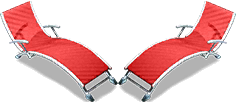
#> input picture patcher_assets/inherited_runtime_images/Furniture/Chaise_red.png, 236 x 102 px, given in place of SlotMachineBlkStd.png, which was not available
$ python resize_b19_selected_assets.py
#> lines starting #> are read from the running program, lines starting #| are printed output that depends on the picture; pictures that were not available may be replaced by others from this repository, and a replacement may not be noted
import os
from pathlib import Path
from PIL import Image


SOURCE = Path(r"C:/Users/Owner/Downloads/Virtual Families 2 - Copy Official/originalimages/Furniture")
TARGET = Path(os.environ.get(
    "VF2_BUILD_FURNITURE",
    "outputs/VF2-Mobile-Furniture-With-Island-Events-B19-Invisible-Kids-Table-Mini-Game-Tables/Images/Furniture",
))
NAMES = (
    "SlotMachineBlkStd.png",
    "TreadmillStd.png",
    "PachinkoStd.png",
    "PoolTableStd.png",
    "FoosballTableStd.png",
    "PinballStd.png",
)


for name in NAMES:
    source = Image.open(SOURCE / name).convert("RGBA")
#> source is the input picture: PIL image 236x102 RGBA; mean R, G, B, A 70.5, 31.5, 31.8, 89.1
    scaled = source.resize(
        (round(source.width * 0.8), round(source.height * 0.8)),
        Image.Resampling.LANCZOS,
    )
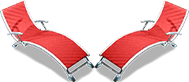
#> scaled: PIL image 189x82 RGBA; mean R, G, B, A 75.3, 36.3, 36.6, 89; transparent parts drawn white
    canvas = Image.new("RGBA", source.size, (0, 0, 0, 0))
#> canvas: PIL image 236x102 RGBA; every value is 0
    canvas.alpha_composite(
        scaled,
        ((source.width - scaled.width) // 2, (source.height - scaled.height) // 2),
    )
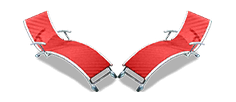
#> canvas: PIL image 236x102 RGBA; mean R, G, B, A 48.5, 23.3, 23.6, 57.3; transparent parts drawn white
    canvas.save(TARGET / name)
    print(f"{name}: canvas={source.size}, graphic={scaled.size}")
#| SlotMachineBlkStd.png: canvas=(236, 102), graphic=(189, 82)
#> pass 2 of the loop `for name in NAMES:`:
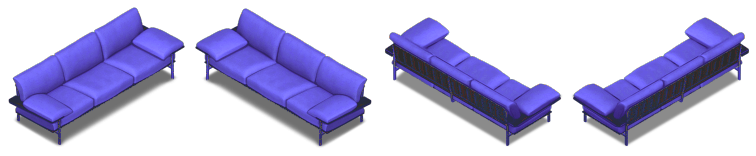
#> input picture patcher_assets/inherited_runtime_images/Furniture/CouchNeonPurpleStd.png, 756 x 156 px, given in place of TreadmillStd.png, which was not available
#> source is the input picture: PIL image 756x156 RGBA; mean R, G, B, A 145.6, 142.4, 185.5, 92.7
#> `scaled = source.resize( (round(source.width * 0.8), round(source.heigh..`:
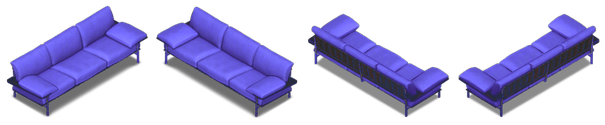
#> scaled: PIL image 605x125 RGBA; mean R, G, B, A 34.4, 31, 66.9, 92.6; transparent parts drawn white
#> `canvas.alpha_composite( scaled, ((source.width - scaled.width) // 2, (..`:
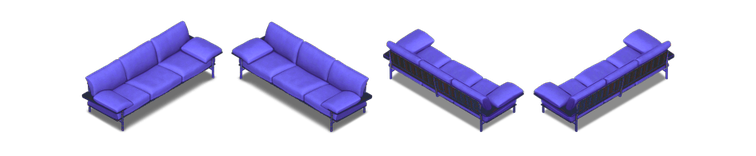
#> canvas: PIL image 756x156 RGBA; mean R, G, B, A 22.1, 19.9, 42.9, 59.4; transparent parts drawn white
#| TreadmillStd.png: canvas=(756, 156), graphic=(605, 125)
#> (the run stopped early here; a loop or call above may not have finished)
